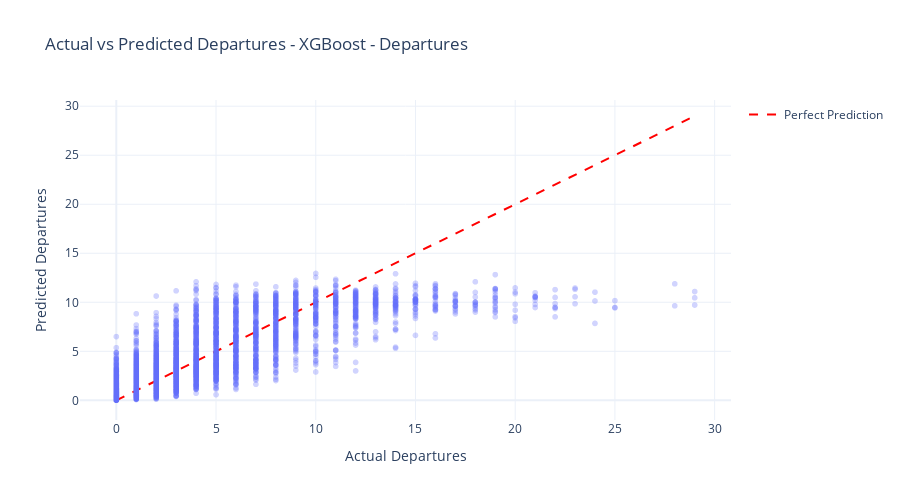

Notebook source saved alongside this figure:
### Markdown cell above
print("✓ End of notebook")

### Code cell
# Scatter plot of actual vs predicted departures
fig = px.scatter(
	x=test_data['actual_departures'],
	y=test_data['predicted_departures'],
	opacity=0.3,
	labels={'x': 'Actual Departures', 'y': 'Predicted Departures'},
	title=f'Actual vs Predicted Departures - {best_model_name}',
	template='plotly_white'
)

# Add perfect prediction line
max_val = max(test_data['actual_departures'].max(), test_data['predicted_departures'].max())
fig.add_trace(go.Scatter(
	x=[0, max_val],
	y=[0, max_val],
	mode='lines',
	name='Perfect Prediction',
	line=dict(color='red', dash='dash')
))

fig.update_layout(height=500)
fig.show()

print(f"\nScatter plot shows how well predictions match actual departures")
print(f"Points closer to the red line = better predictions")

### Figure 1 — Plotly figure (JSON) as saved in the notebook; plotly's stock layout.template omitted (floating-point values rounded to 4 significant figures; data arrays with more than 128 entries replaced by an {"elided": "..."} marker saying what was removed)
{"data": [{"hovertemplate": "Actual Departures=%{x}<br>Predicted Departures=%{y}<extra></extra>", "legendgroup": "", "marker": {"color": "#636efa", "opacity": 0.3, "symbol": "circle"}, "mode": "markers", "name": "", "showlegend": false, "type": "scattergl", "x": {"elided": "4291 int values"}, "xaxis": "x", "y": {"elided": "4291 float values"}, "yaxis": "y"}, {"line": {"color": "red", "dash": "dash"}, "mode": "lines", "name": "Perfect Prediction", "type": "scatter", "x": [0, 29], "y": [0, 29]}], "layout": {"height": 500, "legend": {"tracegroupgap": 0}, "title": {"text": "Actual vs Predicted Departures - XGBoost - Departures"}, "xaxis": {"anchor": "y", "domain": [0, 1], "title": {"text": "Actual Departures"}}, "yaxis": {"anchor": "x", "domain": [0, 1], "title": {"text": "Predicted Departures"}}}}
